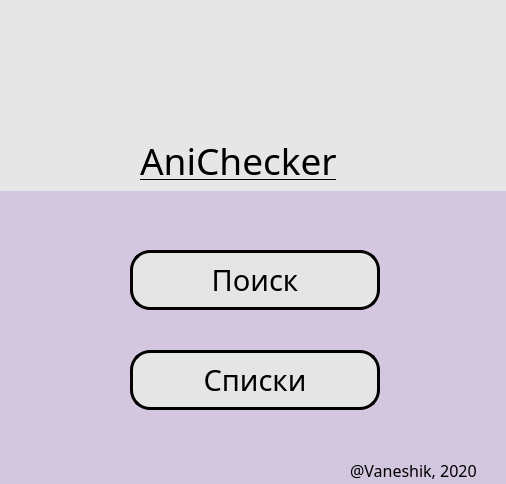
<?xml version="1.0" encoding="UTF-8"?>
<ui version="4.0">
 <class>MainWindow</class>
 <widget class="QMainWindow" name="MainWindow">
  <property name="geometry">
   <rect>
    <x>0</x>
    <y>0</y>
    <width>506</width>
    <height>484</height>
   </rect>
  </property>
  <property name="font">
   <font>
    <family>Exo 2.0 Extra Light</family>
    <pointsize>10</pointsize>
   </font>
  </property>
  <property name="windowTitle">
   <string>AniChecker</string>
  </property>
  <property name="windowIcon">
   <iconset>
    <normaloff>../../../../../../../../../../Documents/Рабочий стол/Тренинг фотошопа/Vaneshik_logo.png</normaloff>../../../../../../../../../../Documents/Рабочий стол/Тренинг фотошопа/Vaneshik_logo.png</iconset>
  </property>
  <property name="styleSheet">
   <string notr="true">background: #D2C7DE;
border: 0px solid #000000;</string>
  </property>
  <widget class="QWidget" name="centralwidget">
   <property name="styleSheet">
    <string notr="true"/>
   </property>
   <widget class="QPushButton" name="pushButton">
    <property name="geometry">
     <rect>
      <x>130</x>
      <y>250</y>
      <width>250</width>
      <height>60</height>
     </rect>
    </property>
    <property name="font">
     <font>
      <family>Exo 2.0 Extra Light</family>
      <pointsize>22</pointsize>
     </font>
    </property>
    <property name="autoFillBackground">
     <bool>false</bool>
    </property>
    <property name="styleSheet">
     <string notr="true">QPushButton{
	background: #E5E5E5;
	border: 3px solid #000000;
	border-radius: 20px;
}

QPushButton:pressed{
	background: #D7D7D7;
	border: 3px solid #000000;
	border-radius: 22px;
}</string>
    </property>
    <property name="text">
     <string>Поиск</string>
    </property>
   </widget>
   <widget class="QPushButton" name="pushButton_2">
    <property name="geometry">
     <rect>
      <x>130</x>
      <y>350</y>
      <width>250</width>
      <height>60</height>
     </rect>
    </property>
    <property name="font">
     <font>
      <family>Exo 2.0 Extra Light</family>
      <pointsize>22</pointsize>
     </font>
    </property>
    <property name="autoFillBackground">
     <bool>false</bool>
    </property>
    <property name="styleSheet">
     <string notr="true">QPushButton{
	background: #E5E5E5;
	border: 3px solid #000000;
	border-radius: 20px;
}

QPushButton:pressed{
	background: #D7D7D7;
	border: 3px solid #000000;
	border-radius: 22px;
}</string>
    </property>
    <property name="text">
     <string>Списки</string>
    </property>
   </widget>
   <widget class="QLabel" name="label">
    <property name="geometry">
     <rect>
      <x>350</x>
      <y>460</y>
      <width>161</width>
      <height>21</height>
     </rect>
    </property>
    <property name="font">
     <font>
      <family>Exo 2.0 Extra Light</family>
      <pointsize>12</pointsize>
      <weight>50</weight>
      <italic>false</italic>
      <bold>false</bold>
     </font>
    </property>
    <property name="styleSheet">
     <string notr="true"/>
    </property>
    <property name="text">
     <string>@Vaneshik, 2020</string>
    </property>
   </widget>
   <widget class="QFrame" name="frame">
    <property name="geometry">
     <rect>
      <x>-10</x>
      <y>-10</y>
      <width>521</width>
      <height>201</height>
     </rect>
    </property>
    <property name="styleSheet">
     <string notr="true">background: #E6E6E6;</string>
    </property>
    <property name="frameShape">
     <enum>QFrame::StyledPanel</enum>
    </property>
    <property name="frameShadow">
     <enum>QFrame::Raised</enum>
    </property>
    <widget class="QLabel" name="label_2">
     <property name="geometry">
      <rect>
       <x>150</x>
       <y>150</y>
       <width>231</width>
       <height>41</height>
      </rect>
     </property>
     <property name="font">
      <font>
       <family>Exo 2.0 Extra Light</family>
       <pointsize>28</pointsize>
       <underline>true</underline>
      </font>
     </property>
     <property name="text">
      <string>AniChecker</string>
     </property>
     <property name="textFormat">
      <enum>Qt::AutoText</enum>
     </property>
     <property name="margin">
      <number>0</number>
     </property>
     <property name="indent">
      <number>-1</number>
     </property>
     <property name="openExternalLinks">
      <bool>false</bool>
     </property>
    </widget>
    <widget class="QLabel" name="label_3">
     <property name="geometry">
      <rect>
       <x>140</x>
       <y>10</y>
       <width>261</width>
       <height>141</height>
      </rect>
     </property>
     <property name="text">
      <string/>
     </property>
     <property name="pixmap">
      <pixmap>../../../../../../../../../../Documents/Рабочий стол/Тренинг фотошопа/project_logo.png</pixmap>
     </property>
    </widget>
   </widget>
  </widget>
 </widget>
 <resources/>
 <connections/>
</ui>
